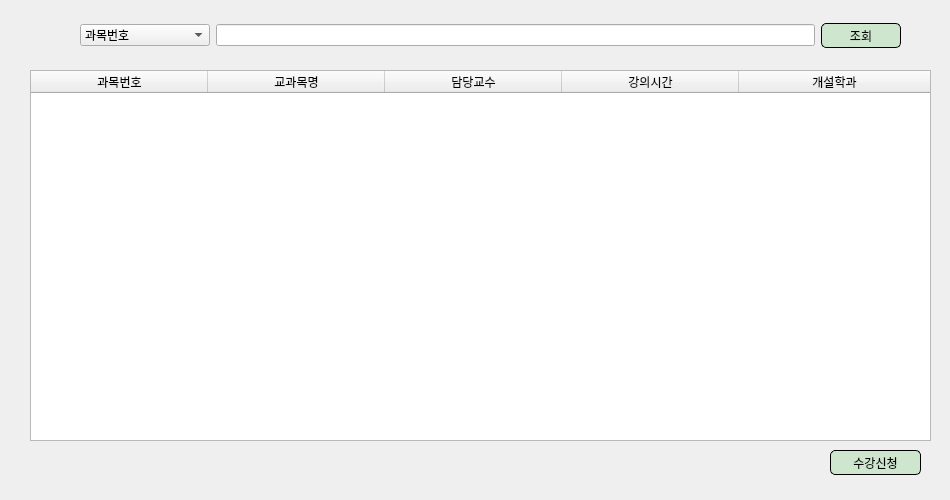
<?xml version="1.0" encoding="UTF-8"?>
<ui version="4.0">
 <class>Form</class>
 <widget class="QWidget" name="Form">
  <property name="geometry">
   <rect>
    <x>0</x>
    <y>0</y>
    <width>950</width>
    <height>500</height>
   </rect>
  </property>
  <property name="windowTitle">
   <string>Form</string>
  </property>
  <widget class="QWidget" name="horizontalLayoutWidget">
   <property name="geometry">
    <rect>
     <x>80</x>
     <y>20</y>
     <width>821</width>
     <height>31</height>
    </rect>
   </property>
   <layout class="QHBoxLayout" name="horizontalLayout">
    <item>
     <widget class="QComboBox" name="comboBox">
      <property name="enabled">
       <bool>true</bool>
      </property>
      <property name="sizePolicy">
       <sizepolicy hsizetype="Minimum" vsizetype="Fixed">
        <horstretch>0</horstretch>
        <verstretch>0</verstretch>
       </sizepolicy>
      </property>
      <property name="minimumSize">
       <size>
        <width>130</width>
        <height>0</height>
       </size>
      </property>
      <item>
       <property name="text">
        <string>과목번호</string>
       </property>
      </item>
      <item>
       <property name="text">
        <string>교과목명</string>
       </property>
      </item>
      <item>
       <property name="text">
        <string>담당교수</string>
       </property>
      </item>
      <item>
       <property name="text">
        <string>개설학과</string>
       </property>
      </item>
     </widget>
    </item>
    <item>
     <widget class="QLineEdit" name="lineEdit"/>
    </item>
    <item>
     <widget class="QPushButton" name="pushButton">
      <property name="minimumSize">
       <size>
        <width>80</width>
        <height>25</height>
       </size>
      </property>
      <property name="styleSheet">
       <string notr="true">background:rgb(206, 229, 206);
color:black;
border-color:(0, 0, 0);
border-style:solid;
border-width:1px;
border-radius:5px;</string>
      </property>
      <property name="text">
       <string>조회</string>
      </property>
     </widget>
    </item>
   </layout>
  </widget>
  <widget class="QTableWidget" name="lect_table">
   <property name="geometry">
    <rect>
     <x>30</x>
     <y>70</y>
     <width>901</width>
     <height>371</height>
    </rect>
   </property>
   <attribute name="horizontalHeaderDefaultSectionSize">
    <number>177</number>
   </attribute>
   <attribute name="horizontalHeaderStretchLastSection">
    <bool>true</bool>
   </attribute>
   <column>
    <property name="text">
     <string>과목번호</string>
    </property>
   </column>
   <column>
    <property name="text">
     <string>교과목명</string>
    </property>
   </column>
   <column>
    <property name="text">
     <string>담당교수</string>
    </property>
   </column>
   <column>
    <property name="text">
     <string>강의시간</string>
    </property>
   </column>
   <column>
    <property name="text">
     <string>개설학과</string>
    </property>
   </column>
  </widget>
  <widget class="QPushButton" name="EnrollmentButton">
   <property name="geometry">
    <rect>
     <x>830</x>
     <y>450</y>
     <width>91</width>
     <height>25</height>
    </rect>
   </property>
   <property name="minimumSize">
    <size>
     <width>0</width>
     <height>25</height>
    </size>
   </property>
   <property name="styleSheet">
    <string notr="true">background:rgb(206, 229, 206);
color:black;
border-color:(0, 0, 0);
border-style:solid;
border-width:1px;
border-radius:5px;</string>
   </property>
   <property name="text">
    <string>수강신청</string>
   </property>
  </widget>
 </widget>
 <resources/>
 <connections/>
</ui>
